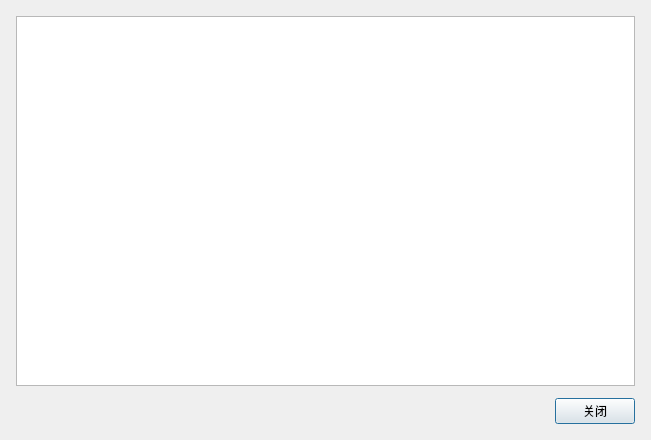
<?xml version="1.0" encoding="UTF-8"?>
<ui version="4.0">
 <class>MessageDetailDialog</class>
 <widget class="QDialog" name="MessageDetailDialog">
  <property name="geometry">
   <rect>
    <x>0</x>
    <y>0</y>
    <width>651</width>
    <height>440</height>
   </rect>
  </property>
  <property name="windowTitle">
   <string>消息详情</string>
  </property>
  <layout class="QGridLayout" name="gridLayout">
   <property name="spacing"><number>12</number></property>
   <property name="leftMargin"><number>16</number></property>
   <property name="topMargin"><number>16</number></property>
   <property name="rightMargin"><number>16</number></property>
   <property name="bottomMargin"><number>16</number></property>
   <item row="1" column="0">
    <layout class="QHBoxLayout" name="horizontalLayout">
     <item>
      <spacer name="horizontalSpacer">
       <property name="orientation">
        <enum>Qt::Horizontal</enum>
       </property>
       <property name="sizeHint" stdset="0">
        <size>
         <width>40</width>
         <height>20</height>
        </size>
       </property>
      </spacer>
     </item>
     <item>
      <widget class="QPushButton" name="closeBtn">
       <property name="text">
        <string>关闭</string>
       </property>
      </widget>
     </item>
    </layout>
   </item>
   <item row="0" column="0">
    <widget class="QTextEdit" name="teText">
     <property name="readOnly">
      <bool>true</bool>
     </property>
    </widget>
   </item>
  </layout>
 </widget>
 <resources/>
 <connections/>
</ui>
